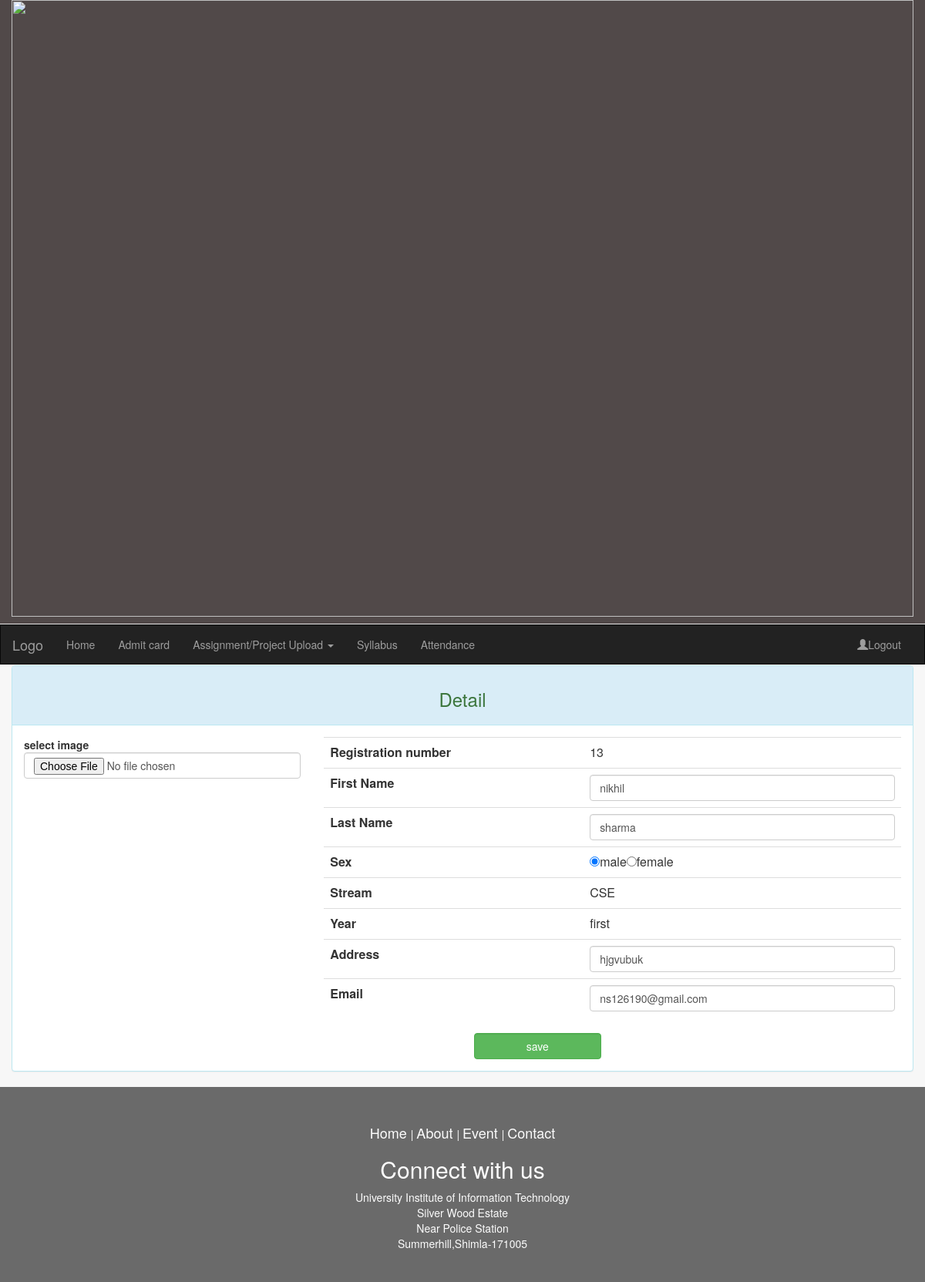
/student_edit.php?act=0 (signed in), run on the app's committed database.
### tables this page shows
CREATE TABLE IF NOT EXISTS `student_detail` (
  `registration_number` int(20) NOT NULL,
  `firstname` varchar(50) NOT NULL,
  `lastname` varchar(50) NOT NULL,
  `email` varchar(50) NOT NULL,
  `password` varchar(50) NOT NULL,
  `sex` varchar(50) NOT NULL,
  `stream` varchar(50) NOT NULL,
  `address` varchar(250) NOT NULL,
  `year` varchar(50) NOT NULL,
  `image` varchar(500) NOT NULL
);

### student_edit.php (the view, shortened to what this page needs)
<html>
<head>
  <link rel="stylesheet"  href="bootstrap/css/bootstrap.min.css" />
  <link rel="stylesheet" href="style1.css" type="text/css" />
 </head>
<body>
<?php include("header1.php"); ?>
<?php include("nav_bar_student.php"); ?>
<div class="container-fluid" style="min-height:320px;">
<?php
 echo"
 <div class='panel panel-info'>
  <div class='panel-heading'><h3 class='text-center text-success'>Detail</h3></div>
  <div  class='panel-body'>
    <div class='row'>";
 $rno=$_SESSION['uid'];
	if(isset($_REQUEST['act'])){
		$sql="select * from student_detail where registration_number='$rno' ";
		$query=mysql_query($sql);
		$rowdata=mysql_fetch_array($query);
	echo"<div class='col-md-4'>";
		echo "<form action='student_edit.php' method='post' enctype='multipart/form-data'>
		<strong>select image</strong><br /><input type='file' class='form-control' name='img1'/></div>
		<input type='hidden' name='old_url' value='$rowdata[9]'/>";
	echo"
	<div class='col-md-8'>
	<table class='table'>
	<tr><th>Registration number</th><td> $rowdata[0] </td></tr>
	<tr><th>First Name</th><td><input type='text' class='form-control' name='f1' value='$rowdata[1]' /></td></tr>
	<tr><th>Last Name</th><td> <input type='text' class='form-control' name='l1' value='$rowdata[2]' /></td></tr>
	<tr><th>Sex</th><td> ";
	if($rowdata[5]=='male'){
	echo"<input type='radio' name='sexedit' value='male'  checked />male<input type='radio' name='sexedit' value='female' />female";
	}
	else{
	echo "<input type='radio' name='sexedit' value='male'/>male<input type='radio' name='sexedit' value='female' checked />female";
	}
	echo"</td></tr>
	<tr><th>Stream</th><td>$rowdata[6] </td></tr>
	<tr><th>Year</th><td>  $rowdata[8] </td></tr>
		<tr><th>Address</th><td> <input type='text' class='form-control' name='a1' value='$rowdata[7]' /></td></tr>
	<tr><th>Email</th><td>   <input type='text' class='form-control' name='email' value='$rowdata[3]' /> </td></tr>
	</table>
	<div class='row'><div class='col-md-3'></div><div class='col-md-3'><input type='submit' name='s1' value='save' class='form-control btn btn-success'/></div><div class='col-md-6'></div></div>
	</form></div>";
	}
  echo"</div>
  </div>
</div>";
?>
</div>
<?php include("footer1.php") ?>
</body>
</html>

### style1.css (style rules this page uses)
body { background-color:#f7f7f7; }

### data on the page
student_detail: registration_number "13", f1 "nikhil", l1 "sharma", stream "CSE", year "first", a1 "hjgvubuk", email "ns126190@gmail.com"
